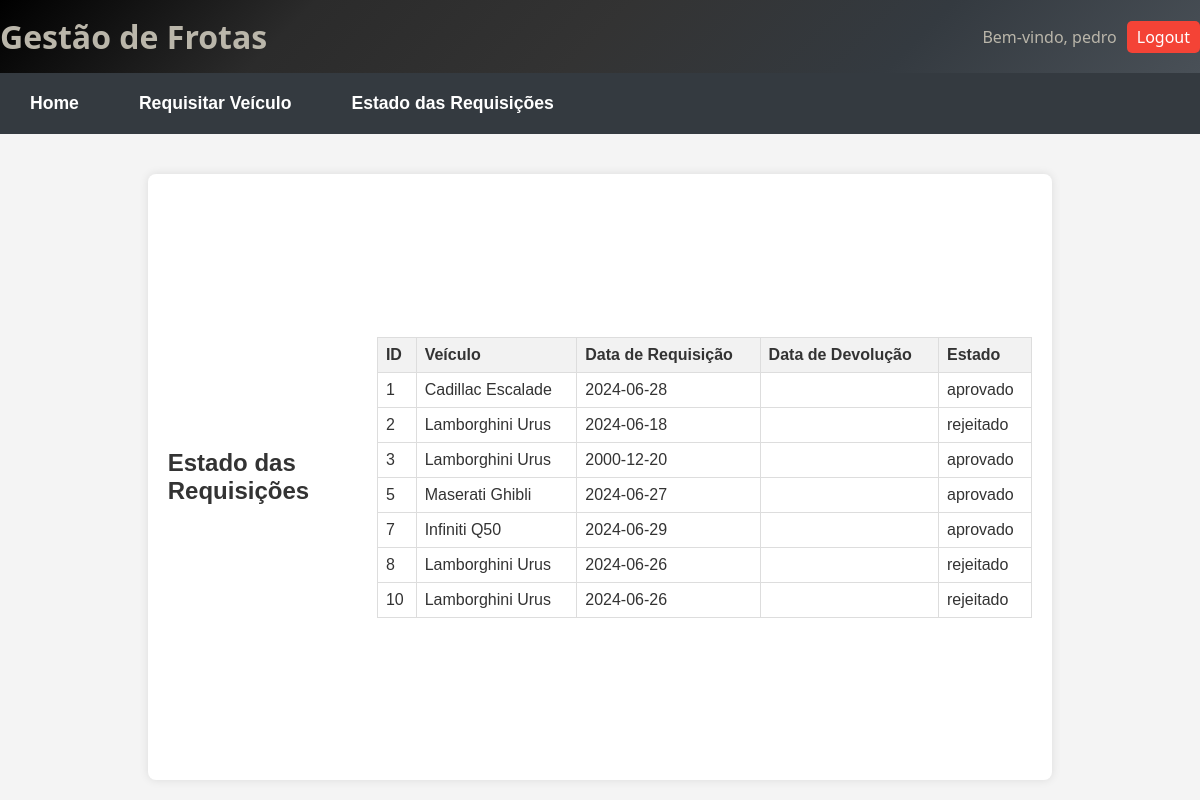
Screenshot of /php/estadoRequisicoes.php (signed in) with the database file from the repository.
### tables this page shows
CREATE TABLE IF NOT EXISTS `requisicoes` (
  `id` int NOT NULL AUTO_INCREMENT,
  `username` varchar(50) NOT NULL,
  `veiculo_id` int NOT NULL,
  `itinerario_id` int NOT NULL,
  `data_requisicao` date NOT NULL,
  `estado` enum('pendente','aprovado','rejeitado') DEFAULT 'pendente',
  `data_devolucao` date DEFAULT NULL,
  PRIMARY KEY (`id`),
  KEY `veiculo_id` (`veiculo_id`),
  KEY `itinerario_id` (`itinerario_id`),
  CONSTRAINT `requisicoes_ibfk_1` FOREIGN KEY (`veiculo_id`) REFERENCES `veiculos` (`id`),
  CONSTRAINT `requisicoes_ibfk_2` FOREIGN KEY (`itinerario_id`) REFERENCES `itinerarios` (`id`)
);

CREATE TABLE IF NOT EXISTS `marcas` (
  `id` int NOT NULL AUTO_INCREMENT,
  `marca` varchar(255) NOT NULL,
  `diretorio_logo` varchar(50) DEFAULT NULL,
  PRIMARY KEY (`id`)
);

CREATE TABLE IF NOT EXISTS `modelos` (
  `id` int NOT NULL AUTO_INCREMENT,
  `id_marca` int NOT NULL,
  `modelo` varchar(255) NOT NULL,
  `especificacoes` varchar(5000) DEFAULT NULL,
  PRIMARY KEY (`id`),
  KEY `id_marca` (`id_marca`),
  CONSTRAINT `modelos_ibfk_1` FOREIGN KEY (`id_marca`) REFERENCES `marcas` (`id`)
);

### php/estadoRequisicoes.php (the view, shortened to what this page needs)
<?php
include 'menuUser.php';
include 'conexaoDb.php';
$username = $_SESSION['username'];
$query_requisicoes = "SELECT requisicoes.id, marcas.marca, modelos.modelo, requisicoes.data_requisicao, requisicoes.data_devolucao, requisicoes.estado
                      FROM requisicoes
                      JOIN veiculos ON requisicoes.veiculo_id = veiculos.id
                      JOIN marcas ON veiculos.marca = marcas.id
                      JOIN modelos ON veiculos.modelo = modelos.id
                      WHERE requisicoes.username = ?";
$stmt = mysqli_prepare($liga, $query_requisicoes);
mysqli_stmt_bind_param($stmt, 's', $username);
mysqli_stmt_execute($stmt);
$result_requisicoes = mysqli_stmt_get_result($stmt);
?>
<!DOCTYPE html>
<html lang="pt-PT">
<head>
    <link rel="stylesheet" href="../styles.css">
</head>
<body>
    <main>
        <h2>Estado das Requisições</h2>
        <table>
            <thead>
                <tr>
                    <th>ID</th>
                    <th>Veículo</th>
                    <th>Data de Requisição</th>
                    <th>Data de Devolução</th>
                    <th>Estado</th>
                </tr>
            </thead>
            <tbody>
                <?php while ($row = mysqli_fetch_assoc($result_requisicoes)): ?>
                    <tr>
                        <td><?php echo htmlspecialchars($row['id']); ?></td>
                        <td><?php echo htmlspecialchars($row['marca'] . ' ' . $row['modelo']); ?></td>
                        <td><?php echo htmlspecialchars($row['data_requisicao']); ?></td>
                        <td><?php echo htmlspecialchars($row['data_devolucao']); ?></td>
                        <td><?php echo htmlspecialchars($row['estado']); ?></td>
                    </tr>
                <?php endwhile; ?>
            </tbody>
        </table>
    </main>
</body>
</html>

### styles.css (style rules this page uses)
* { margin: 0; padding: 0; box-sizing: border-box; }
body { font-family: 'Segoe UI', Tahoma, Geneva, Verdana, sans-serif; background-color: #f0f2f5; color: #333; display: flex; flex-direction: column; min-height: 100vh; }
main { flex: 1; max-width: 1200px; margin: 20px auto; padding: 20px; background-color: #fff; box-shadow: 0 0 10px rgba(0, 0, 0, 0.1); border-radius: 8px; display: flex; justify-content: center; align-items: center; }

### php/menuUser.php (style rules this page uses)
body { font-family: Arial, sans-serif; background-color: #f4f4f4; margin: 0; padding: 0; }

### php/estadoRequisicoes.php (style rules this page uses)
body { font-family: Arial, sans-serif; background-color: #f4f4f4; margin: 0; padding: 0; }
table { width: 100%; border-collapse: collapse; margin: 20px 0; }
table, th, td { border: 1px solid #ddd; }
th, td { padding: 8px; text-align: left; }
th { background-color: #f2f2f2; }

### rows the page displays
requisicoes: id "1", marcas.marca "Cadillac Escalade", data_requisicao "2024-06-28", estado "aprovado"
requisicoes: id "2", marcas.marca "Lamborghini Urus", data_requisicao "2024-06-18", estado "rejeitado"
requisicoes: id "3", marcas.marca "Lamborghini Urus", data_requisicao "2000-12-20", estado "aprovado"
requisicoes: id "5", marcas.marca "Maserati Ghibli", data_requisicao "2024-06-27", estado "aprovado"
requisicoes: id "7", marcas.marca "Infiniti Q50", data_requisicao "2024-06-29", estado "aprovado"
requisicoes: id "8", marcas.marca "Lamborghini Urus", data_requisicao "2024-06-26", estado "rejeitado"
requisicoes: id "10", marcas.marca "Lamborghini Urus", data_requisicao "2024-06-26", estado "rejeitado"

### other values shown
$_SESSION['username'] "pedro"
